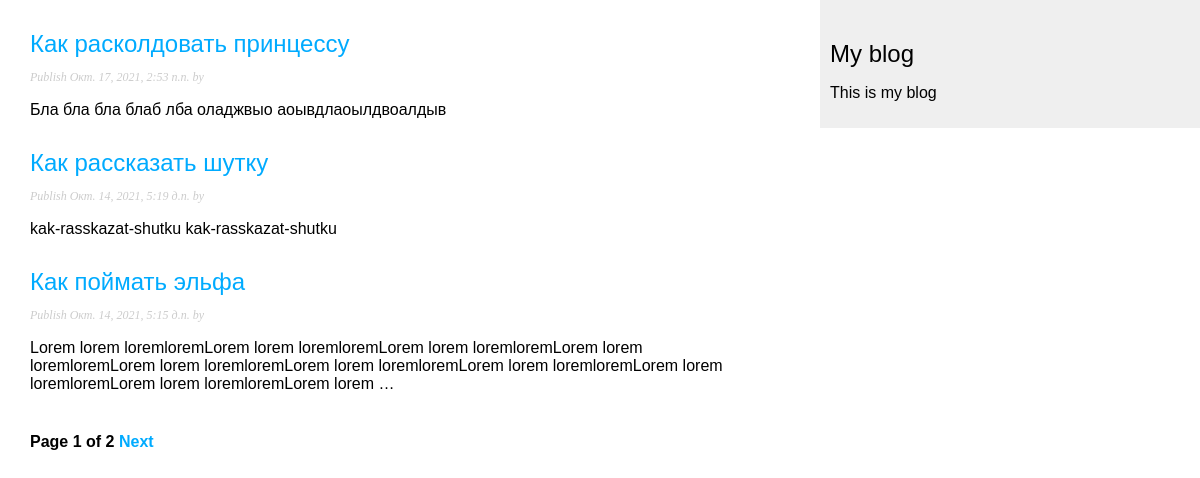
The page / on the database its author committed.
### blog/models.py (models this page shows, shortened)
class Post(models.Model):
	STATIC_CHOISES = (('draft','Draft'),('published','Published'))
	title   = models.CharField('Заголовок статьи', max_length=50)
	slug    = models.SlugField(max_length = 250,unique_for_date='publish')
	author  = models.ForeignKey(User,on_delete = models.CASCADE,related_name='blog_posts')
	body    = models.TextField()
	publish = models.DateTimeField(default=timezone.now)
	created = models.DateTimeField(auto_now_add=True)
	updated = models.DateTimeField(auto_now = True)
	status  = models.CharField(max_length=10,choices=STATIC_CHOISES,default='draft')
	objects  = models.Manager()
	published = PublishedManager()
	def get_absolute_url(self):
		return reverse('blog:post_detail',args=[self.publish.year,self.publish.month,self.publish.day,self.slug])
	class Meta:
		ordering     = ('-publish',)
		verbose_name = "Пост"
		verbose_name_plural = "Посты"

### blog/views.py (the view)
# urls.py: path('',views.PostListView.as_view(),name='post_list'),
class PostListView(ListView):
	queryset = Post.published.all()
	context_object_name = 'posts'
	paginate_by = 3
	template_name = 'blog/post/list.html'

### blog/templates/blog/post/list.html (shortened to what this page needs)
{% extends "blog/base.html" %}
{% block content %}
	{% for post in posts %}
			<h2>
				<a href="{{ post.get_absolute_url }}">{{ post.title }}</a>
			</h2>
			<p class="date">Publish {{post.publish}} by {{post.auhtor}}</p>
			{{ post.body|truncatewords:20|linebreaks}}
	{% endfor %}
	{% include "pagination.html" with page=page_obj %}
{% endblock %}

### blog/templates/blog/base.html (shortened to what this page needs)
{% load static %}
<!DOCTYPE html>
<html lang="en">
<head>
	<link rel="stylesheet" href="{% static 'css/blog.css' %}">
</head>
<body>
	<div id="content">
		{% block content %}{% endblock %}
	</div>
	<div id="sidebar">
		<h2>My blog</h2>
		<p>This is my blog</p>
	</div>
</body>
</html>

### blog/templates/pagination.html (shortened to what this page needs)
<div class="pagination">
	<span class="step-links">
		<span class="current">Page {{ page.number }} of {{ page.paginator.num_pages}}</span>
		{% if page.has_next %}
			<a href="?page={{ page.next_page_number }}">Next</a>
		{% endif %}
	</span>
</div>

### blog/static/css/blog.css (style rules this page uses)
body { margin:0; padding:0; font-family:helvetica, sans-serif; }
a { color:#00abff; text-decoration:none; }
h2 { font-weight:normal; margin:30px 0 0; }
#content { float:left; width:60%; padding:0 0 0 30px; }
#sidebar { float:right; width:30%; padding:10px; background:#efefef; height:100%; }
p.date { color:#ccc; font-family: georgia, serif; font-size: 12px; font-style: italic; }
.pagination { margin:40px 0; font-weight:bold; }

### rows shown on the page
Post: title "Как расколдовать принцессу", publish "Окт. 17, 2021, 2:53 п.п.", body "Бла бла бла блаб лба оладжвыо аоывдлаоылдвоалдыв"
Post: title "Как рассказать шутку", publish "Окт. 14, 2021, 5:19 д.п.", body "kak-rasskazat-shutku kak-rasskazat-shutku"
Post: title "Как поймать эльфа", publish "Окт. 14, 2021, 5:15 д.п.", body "Lorem lorem loremloremLorem lorem loremloremLorem lorem loremloremLorem lorem loremloremLorem lorem loremloremLorem lorem loremloremLorem lorem loremloremLorem lorem loremloremLorem lorem loremloremLorem lorem …"

### other values the page prints
{{ page.number }} "1"
{{ page.paginator.num_pages }} "2"
